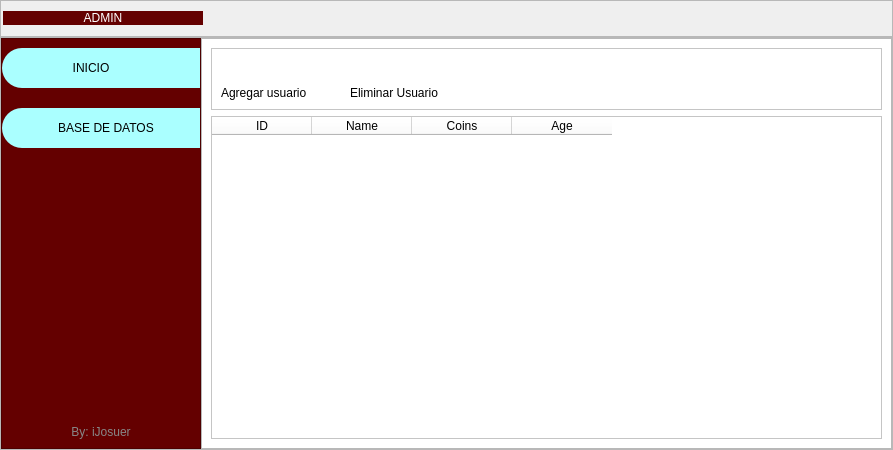
<?xml version="1.0" encoding="UTF-8"?>
<ui version="4.0">
 <class>MainWindow</class>
 <widget class="QMainWindow" name="MainWindow">
  <property name="geometry">
   <rect>
    <x>0</x>
    <y>0</y>
    <width>893</width>
    <height>450</height>
   </rect>
  </property>
  <property name="minimumSize">
   <size>
    <width>400</width>
    <height>0</height>
   </size>
  </property>
  <property name="windowTitle">
   <string>MainWindow</string>
  </property>
  <property name="styleSheet">
   <string notr="true"/>
  </property>
  <widget class="QWidget" name="centralwidget">
   <layout class="QVBoxLayout" name="verticalLayout">
    <property name="spacing">
     <number>0</number>
    </property>
    <property name="leftMargin">
     <number>0</number>
    </property>
    <property name="topMargin">
     <number>0</number>
    </property>
    <property name="rightMargin">
     <number>0</number>
    </property>
    <property name="bottomMargin">
     <number>0</number>
    </property>
    <item>
     <widget class="QFrame" name="frame_superior">
      <property name="minimumSize">
       <size>
        <width>0</width>
        <height>35</height>
       </size>
      </property>
      <property name="maximumSize">
       <size>
        <width>16777215</width>
        <height>50</height>
       </size>
      </property>
      <property name="styleSheet">
       <string notr="true">
background-color: rgb(100, 0, 0);
QFrame{
border-top-left-radius: 20px;
border-bottom-left-radius: 20px;
background-color: #245663 ;

}
</string>
      </property>
      <property name="frameShape">
       <enum>QFrame::StyledPanel</enum>
      </property>
      <property name="frameShadow">
       <enum>QFrame::Raised</enum>
      </property>
      <layout class="QHBoxLayout" name="horizontalLayout_8">
       <property name="spacing">
        <number>0</number>
       </property>
       <property name="leftMargin">
        <number>2</number>
       </property>
       <property name="topMargin">
        <number>0</number>
       </property>
       <property name="rightMargin">
        <number>2</number>
       </property>
       <property name="bottomMargin">
        <number>0</number>
       </property>
       <item>
        <widget class="QPushButton" name="bt_menu">
         <property name="minimumSize">
          <size>
           <width>200</width>
           <height>0</height>
          </size>
         </property>
         <property name="maximumSize">
          <size>
           <width>200</width>
           <height>16777215</height>
          </size>
         </property>
         <property name="styleSheet">
          <string notr="true">QPushButton{
	color: rgb(255, 255, 255);
background-color: rgb(100, 0, 0);

font: 87 12pt &quot;Arial Black&quot;;
border-radius:0px;
}

QPushButton:hover{
background-color: white;
font: 87 12pt &quot;Arial Black&quot;;

}
</string>
         </property>
         <property name="text">
          <string>ADMIN</string>
         </property>
         <property name="icon">
          <iconset>
           <normaloff>images/menu.png</normaloff>images/menu.png</iconset>
         </property>
         <property name="iconSize">
          <size>
           <width>32</width>
           <height>32</height>
          </size>
         </property>
         <property name="autoDefault">
          <bool>false</bool>
         </property>
         <property name="default">
          <bool>false</bool>
         </property>
         <property name="flat">
          <bool>false</bool>
         </property>
        </widget>
       </item>
       <item>
        <spacer name="horizontalSpacer">
         <property name="orientation">
          <enum>Qt::Horizontal</enum>
         </property>
         <property name="sizeHint" stdset="0">
          <size>
           <width>265</width>
           <height>20</height>
          </size>
         </property>
        </spacer>
       </item>
       <item>
        <widget class="QPushButton" name="bt_minimizar">
         <property name="minimumSize">
          <size>
           <width>35</width>
           <height>35</height>
          </size>
         </property>
         <property name="styleSheet">
          <string notr="true">QPushButton{
border:0px;
}

QPushButton:hover{
border:5px solid #aa00ff;
background-color:#ffff00;

}
</string>
         </property>
         <property name="text">
          <string/>
         </property>
         <property name="icon">
          <iconset>
           <normaloff>images/minimizar.png</normaloff>images/minimizar.png</iconset>
         </property>
         <property name="iconSize">
          <size>
           <width>32</width>
           <height>32</height>
          </size>
         </property>
         <property name="flat">
          <bool>false</bool>
         </property>
        </widget>
       </item>
       <item>
        <widget class="QPushButton" name="bt_restaurar">
         <property name="maximumSize">
          <size>
           <width>35</width>
           <height>35</height>
          </size>
         </property>
         <property name="styleSheet">
          <string notr="true">QPushButton{
border:0px;

}

QPushButton:hover{
border:5px solid #aa00ff;
background-color:#55ff00;

}
</string>
         </property>
         <property name="text">
          <string/>
         </property>
         <property name="icon">
          <iconset>
           <normaloff>images/restaurar.png</normaloff>images/restaurar.png</iconset>
         </property>
         <property name="iconSize">
          <size>
           <width>30</width>
           <height>30</height>
          </size>
         </property>
        </widget>
       </item>
       <item>
        <widget class="QPushButton" name="bt_maximizar">
         <property name="maximumSize">
          <size>
           <width>35</width>
           <height>35</height>
          </size>
         </property>
         <property name="styleSheet">
          <string notr="true">QPushButton{
border:0px;

}

QPushButton:hover{
border:5px solid #aa00ff;
background-color:#55ff00;

}
</string>
         </property>
         <property name="text">
          <string/>
         </property>
         <property name="icon">
          <iconset>
           <normaloff>images/maximizar.png</normaloff>images/maximizar.png</iconset>
         </property>
         <property name="iconSize">
          <size>
           <width>32</width>
           <height>32</height>
          </size>
         </property>
        </widget>
       </item>
       <item>
        <widget class="QPushButton" name="bt_cerrar">
         <property name="maximumSize">
          <size>
           <width>35</width>
           <height>16777215</height>
          </size>
         </property>
         <property name="styleSheet">
          <string notr="true">QPushButton{
border:0px;

}

QPushButton:hover{
border:5px solid #aa00ff;
background-color:red;

}
</string>
         </property>
         <property name="text">
          <string/>
         </property>
         <property name="icon">
          <iconset>
           <normaloff>images/cerrar.png</normaloff>images/cerrar.png</iconset>
         </property>
         <property name="iconSize">
          <size>
           <width>32</width>
           <height>32</height>
          </size>
         </property>
        </widget>
       </item>
      </layout>
     </widget>
    </item>
    <item>
     <widget class="QFrame" name="frame_inferior">
      <property name="styleSheet">
       <string notr="true"/>
      </property>
      <property name="frameShape">
       <enum>QFrame::StyledPanel</enum>
      </property>
      <property name="frameShadow">
       <enum>QFrame::Raised</enum>
      </property>
      <layout class="QHBoxLayout" name="horizontalLayout">
       <property name="spacing">
        <number>0</number>
       </property>
       <property name="leftMargin">
        <number>0</number>
       </property>
       <property name="topMargin">
        <number>0</number>
       </property>
       <property name="rightMargin">
        <number>0</number>
       </property>
       <property name="bottomMargin">
        <number>0</number>
       </property>
       <item alignment="Qt::AlignLeft">
        <widget class="QFrame" name="frame_lateral">
         <property name="minimumSize">
          <size>
           <width>200</width>
           <height>0</height>
          </size>
         </property>
         <property name="maximumSize">
          <size>
           <width>0</width>
           <height>16777215</height>
          </size>
         </property>
         <property name="layoutDirection">
          <enum>Qt::LeftToRight</enum>
         </property>
         <property name="autoFillBackground">
          <bool>false</bool>
         </property>
         <property name="styleSheet">
          <string notr="true">
QFrame{
background-color: rgb(100, 0, 0);
}



QPushButton{
background-color:  #245663 ;
border-top-left-radius: 20px;
border-bottom-left-radius: 20px;

font: 75 12pt &quot;Arial Narrow&quot;;
	
}

QPushButton:hover{
background-color: white;
border-top-left-radius: 20px;
border-bottom-left-radius: 20px;

font: 75 12pt &quot;Arial Narrow&quot;;
	color: rgb(255, 255, 255);
}</string>
         </property>
         <property name="frameShape">
          <enum>QFrame::StyledPanel</enum>
         </property>
         <property name="frameShadow">
          <enum>QFrame::Plain</enum>
         </property>
         <layout class="QVBoxLayout" name="verticalLayout_2">
          <property name="spacing">
           <number>20</number>
          </property>
          <property name="leftMargin">
           <number>0</number>
          </property>
          <property name="rightMargin">
           <number>0</number>
          </property>
          <property name="bottomMargin">
           <number>9</number>
          </property>
          <item>
           <widget class="QPushButton" name="bt_inicio">
            <property name="minimumSize">
             <size>
              <width>0</width>
              <height>40</height>
             </size>
            </property>
            <property name="contextMenuPolicy">
             <enum>Qt::DefaultContextMenu</enum>
            </property>
            <property name="layoutDirection">
             <enum>Qt::LeftToRight</enum>
            </property>
            <property name="styleSheet">
             <string notr="true">QPushButton{
background-color: rgb(170, 255, 255);

}

QPushButton:hover{
background-color:rgb(185, 102, 75);
}
</string>
            </property>
            <property name="text">
             <string>       INICIO             </string>
            </property>
            <property name="icon">
             <iconset>
              <normaloff>images/inteligencia-artificial.png</normaloff>images/inteligencia-artificial.png</iconset>
            </property>
            <property name="iconSize">
             <size>
              <width>32</width>
              <height>32</height>
             </size>
            </property>
           </widget>
          </item>
          <item>
           <widget class="QPushButton" name="bt_uno">
            <property name="minimumSize">
             <size>
              <width>0</width>
              <height>40</height>
             </size>
            </property>
            <property name="toolTipDuration">
             <number>0</number>
            </property>
            <property name="styleSheet">
             <string notr="true">QPushButton{
background-color: rgb(170, 255, 255);

}

QPushButton:hover{
background-color:rgb(185, 102, 75);
}
</string>
            </property>
            <property name="text">
             <string>   BASE DE DATOS</string>
            </property>
            <property name="icon">
             <iconset>
              <normaloff>images/base-de-datos.png</normaloff>images/base-de-datos.png</iconset>
            </property>
            <property name="iconSize">
             <size>
              <width>32</width>
              <height>32</height>
             </size>
            </property>
           </widget>
          </item>
          <item>
           <spacer name="verticalSpacer">
            <property name="orientation">
             <enum>Qt::Vertical</enum>
            </property>
            <property name="sizeHint" stdset="0">
             <size>
              <width>20</width>
              <height>40</height>
             </size>
            </property>
           </spacer>
          </item>
          <item>
           <widget class="QLabel" name="label_2">
            <property name="styleSheet">
             <string notr="true">color: rgb(135, 135, 135);
font: 16pt &quot;Pristina&quot;;</string>
            </property>
            <property name="text">
             <string>By: iJosuer</string>
            </property>
            <property name="alignment">
             <set>Qt::AlignCenter</set>
            </property>
           </widget>
          </item>
         </layout>
        </widget>
       </item>
       <item>
        <widget class="QFrame" name="frame_contenedor">
         <property name="styleSheet">
          <string notr="true"/>
         </property>
         <property name="frameShape">
          <enum>QFrame::StyledPanel</enum>
         </property>
         <property name="frameShadow">
          <enum>QFrame::Raised</enum>
         </property>
         <property name="lineWidth">
          <number>1</number>
         </property>
         <layout class="QVBoxLayout" name="verticalLayout_3" stretch="0">
          <property name="spacing">
           <number>0</number>
          </property>
          <property name="leftMargin">
           <number>0</number>
          </property>
          <property name="topMargin">
           <number>0</number>
          </property>
          <property name="rightMargin">
           <number>0</number>
          </property>
          <property name="bottomMargin">
           <number>0</number>
          </property>
          <item>
           <widget class="QStackedWidget" name="stackedWidget">
            <property name="minimumSize">
             <size>
              <width>0</width>
              <height>0</height>
             </size>
            </property>
            <property name="styleSheet">
             <string notr="true">background-color: rgb(255, 255, 255);</string>
            </property>
            <property name="frameShape">
             <enum>QFrame::NoFrame</enum>
            </property>
            <property name="frameShadow">
             <enum>QFrame::Plain</enum>
            </property>
            <property name="lineWidth">
             <number>0</number>
            </property>
            <property name="currentIndex">
             <number>1</number>
            </property>
            <widget class="QWidget" name="page">
             <layout class="QVBoxLayout" name="verticalLayout_6">
              <item>
               <layout class="QVBoxLayout" name="verticalLayout_5"/>
              </item>
              <item>
               <widget class="QLabel" name="label">
                <property name="minimumSize">
                 <size>
                  <width>585</width>
                  <height>0</height>
                 </size>
                </property>
                <property name="maximumSize">
                 <size>
                  <width>1080</width>
                  <height>920</height>
                 </size>
                </property>
                <property name="text">
                 <string/>
                </property>
                <property name="textFormat">
                 <enum>Qt::PlainText</enum>
                </property>
                <property name="pixmap">
                 <pixmap>../../../archivos/AVL.png</pixmap>
                </property>
                <property name="scaledContents">
                 <bool>true</bool>
                </property>
               </widget>
              </item>
              <item>
               <widget class="QPushButton" name="pushButton">
                <property name="text">
                 <string>PushButton</string>
                </property>
               </widget>
              </item>
             </layout>
            </widget>
            <widget class="QWidget" name="page_uno">
             <property name="styleSheet">
              <string notr="true">background-color: rgb(255, 255, 255);</string>
             </property>
             <layout class="QGridLayout" name="gridLayout">
              <item row="0" column="0">
               <widget class="QFrame" name="frame">
                <property name="frameShape">
                 <enum>QFrame::StyledPanel</enum>
                </property>
                <property name="frameShadow">
                 <enum>QFrame::Raised</enum>
                </property>
                <layout class="QGridLayout" name="gridLayout_3">
                 <item row="1" column="0">
                  <widget class="QLabel" name="label_7">
                   <property name="text">
                    <string>Agregar usuario</string>
                   </property>
                  </widget>
                 </item>
                 <item row="1" column="1">
                  <widget class="QLabel" name="label_8">
                   <property name="text">
                    <string>Eliminar Usuario</string>
                   </property>
                  </widget>
                 </item>
                 <item row="0" column="1">
                  <widget class="QPushButton" name="bt_borrarUser">
                   <property name="text">
                    <string/>
                   </property>
                   <property name="icon">
                    <iconset>
                     <normaloff>../images/trash.png</normaloff>../images/trash.png</iconset>
                   </property>
                   <property name="iconSize">
                    <size>
                     <width>30</width>
                     <height>30</height>
                    </size>
                   </property>
                   <property name="shortcut">
                    <string/>
                   </property>
                   <property name="flat">
                    <bool>true</bool>
                   </property>
                  </widget>
                 </item>
                 <item row="0" column="0">
                  <widget class="QPushButton" name="bt_addUser">
                   <property name="text">
                    <string/>
                   </property>
                   <property name="icon">
                    <iconset>
                     <normaloff>../images/add.png</normaloff>../images/add.png</iconset>
                   </property>
                   <property name="iconSize">
                    <size>
                     <width>20</width>
                     <height>20</height>
                    </size>
                   </property>
                   <property name="flat">
                    <bool>true</bool>
                   </property>
                  </widget>
                 </item>
                 <item row="0" column="2">
                  <spacer name="horizontalSpacer_2">
                   <property name="orientation">
                    <enum>Qt::Horizontal</enum>
                   </property>
                   <property name="sizeType">
                    <enum>QSizePolicy::Maximum</enum>
                   </property>
                   <property name="sizeHint" stdset="0">
                    <size>
                     <width>400</width>
                     <height>20</height>
                    </size>
                   </property>
                  </spacer>
                 </item>
                </layout>
               </widget>
              </item>
              <item row="1" column="0">
               <widget class="QTableWidget" name="tableWidget">
                <column>
                 <property name="text">
                  <string>ID</string>
                 </property>
                </column>
                <column>
                 <property name="text">
                  <string>Name</string>
                 </property>
                </column>
                <column>
                 <property name="text">
                  <string>Coins</string>
                 </property>
                </column>
                <column>
                 <property name="text">
                  <string>Age</string>
                 </property>
                </column>
               </widget>
              </item>
             </layout>
            </widget>
           </widget>
          </item>
         </layout>
        </widget>
       </item>
      </layout>
     </widget>
    </item>
   </layout>
  </widget>
 </widget>
 <resources/>
 <connections/>
</ui>
